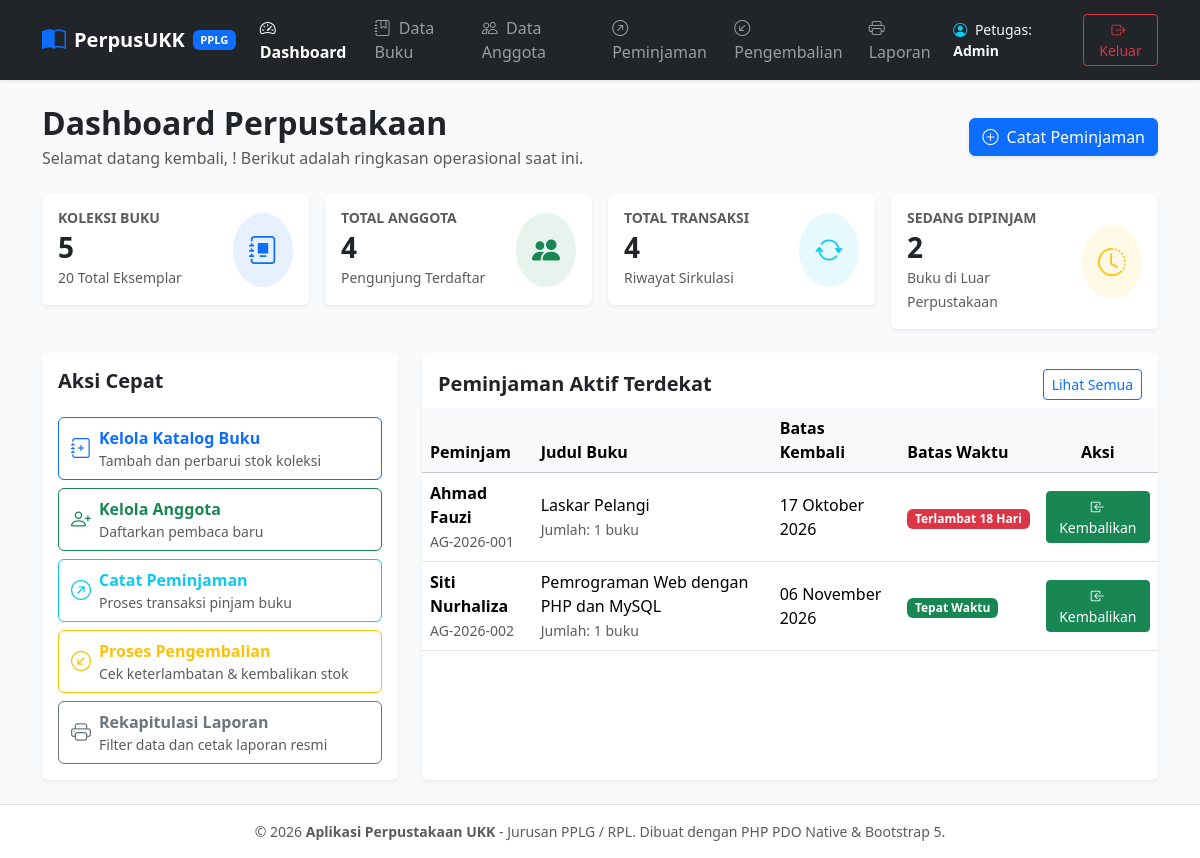
The page /perpus/versi-bootstrap/index.php (signed in) on the database its author committed.
### tables this page shows
CREATE TABLE `peminjaman` (
    `id_peminjaman` INT AUTO_INCREMENT PRIMARY KEY,
    `id_anggota` INT NOT NULL,
    `id_buku` INT NOT NULL,
    `tanggal_pinjam` DATE NOT NULL,
    `tanggal_rencana_kembali` DATE NOT NULL,
    `tanggal_kembali_aktual` DATE NULL DEFAULT NULL,
    `jumlah_pinjam` INT NOT NULL DEFAULT 1,
    `status` ENUM('Dipinjam', 'Dikembalikan') NOT NULL DEFAULT 'Dipinjam',
    `created_at` TIMESTAMP DEFAULT CURRENT_TIMESTAMP,
    KEY `idx_peminjaman_status` (`status`),
    KEY `idx_peminjaman_tgl_pinjam` (`tanggal_pinjam`),
    CONSTRAINT `fk_peminjaman_anggota` 
        FOREIGN KEY (`id_anggota`) REFERENCES `anggota` (`id_anggota`) 
        ON DELETE RESTRICT ON UPDATE CASCADE,
    CONSTRAINT `fk_peminjaman_buku` 
        FOREIGN KEY (`id_buku`) REFERENCES `buku` (`id_buku`) 
        ON DELETE RESTRICT ON UPDATE CASCADE
);

CREATE TABLE `anggota` (
    `id_anggota` INT AUTO_INCREMENT PRIMARY KEY,
    `nomor_anggota` VARCHAR(20) NOT NULL UNIQUE,
    `nama_lengkap` VARCHAR(100) NOT NULL,
    `jenis_kelamin` ENUM('Laki-laki', 'Perempuan') NOT NULL,
    `alamat` TEXT NOT NULL,
    `no_telepon` VARCHAR(20) NOT NULL,
    `tanggal_pendaftaran` DATE NOT NULL,
    `created_at` TIMESTAMP DEFAULT CURRENT_TIMESTAMP,
    KEY `idx_anggota_nama` (`nama_lengkap`)
);

CREATE TABLE `buku` (
    `id_buku` INT AUTO_INCREMENT PRIMARY KEY,
    `kode_buku` VARCHAR(20) NOT NULL UNIQUE,
    `judul_buku` VARCHAR(150) NOT NULL,
    `pengarang` VARCHAR(100) NOT NULL,
    `penerbit` VARCHAR(100) NOT NULL,
    `tahun_terbit` YEAR NOT NULL,
    `kategori` VARCHAR(50) NOT NULL,
    `stok` INT NOT NULL DEFAULT 0,
    `created_at` TIMESTAMP DEFAULT CURRENT_TIMESTAMP,
    KEY `idx_buku_judul` (`judul_buku`)
);

### perpus/versi-bootstrap/config/database.php (called while the page is built, shortened)
<?php
function escape($data) {
    return htmlspecialchars((string)$data, ENT_QUOTES, 'UTF-8');
}
function format_tanggal($tanggal) {
    $bulanIndo = [
        1 => 'Januari', 'Februari', 'Maret', 'April', 'Mei', 'Juni',
        'Juli', 'Agustus', 'September', 'Oktober', 'November', 'Desember'
    ];
    $timestamp = strtotime($tanggal);
    $hari  = date('d', $timestamp);
    $bulan = $bulanIndo[(int)date('m', $timestamp)];
    $tahun = date('Y', $timestamp);
    return "{$hari} {$bulan} {$tahun}";
}
function hitung_keterlambatan($tglRencana, $tglAktual = null) {
    $targetRencana = new DateTime($tglRencana);
    $targetSelesai = !empty($tglAktual) ? new DateTime($tglAktual) : new DateTime(date('Y-m-d'));
    $targetRencana->setTime(0, 0, 0);
    $targetSelesai->setTime(0, 0, 0);
    if ($targetSelesai > $targetRencana) {
        $interval = $targetRencana->diff($targetSelesai);
        $hariTerlambat = (int)$interval->format('%a');
        return [
            'terlambat'   => true,
            'hari'        => $hariTerlambat,
            'status_teks' => "Terlambat {$hariTerlambat} Hari",
            'badge_class' => 'danger'
        ];
    } else {
        return [
            'terlambat'   => false,
            'hari'        => 0,
            'status_teks' => 'Tepat Waktu',
            'badge_class' => 'success'
        ];
    }
}

### perpus/versi-bootstrap/index.php (the view, shortened to what this page needs)
<?php
require_once 'config/database.php';
$stmtBuku = $pdo->query("SELECT COUNT(*) AS total_judul, COALESCE(SUM(stok), 0) AS total_stok FROM buku");
$statBuku = $stmtBuku->fetch();
$stmtAnggota = $pdo->query("SELECT COUNT(*) AS total_anggota FROM anggota");
$statAnggota = $stmtAnggota->fetch();
$stmtTransaksi = $pdo->query("SELECT COUNT(*) AS total_transaksi FROM peminjaman");
$statTransaksi = $stmtTransaksi->fetch();
$stmtDipinjam = $pdo->query("SELECT COALESCE(SUM(jumlah_pinjam), 0) AS total_dipinjam FROM peminjaman WHERE status = 'Dipinjam'");
$statDipinjam = $stmtDipinjam->fetch();
$queryAktif = "
    SELECT p.*, a.nama_lengkap AS nama_anggota, a.nomor_anggota, b.judul_buku, b.kode_buku
    FROM peminjaman p
    JOIN anggota a ON p.id_anggota = a.id_anggota
    JOIN buku b ON p.id_buku = b.id_buku
    WHERE p.status = 'Dipinjam'
    ORDER BY p.tanggal_rencana_kembali ASC
    LIMIT 5
";
$stmtAktif = $pdo->query($queryAktif);
$peminjamanAktif = $stmtAktif->fetchAll();
include 'includes/header.php';
?>
<div class="d-flex justify-content-between align-items-center mb-4 flex-wrap gap-2">
    <div>
        <h2 class="fw-bold text-dark mb-1">Dashboard Perpustakaan</h2>
        <p class="text-muted mb-0">Selamat datang kembali, <strong><?= escape($_SESSION['nama_lengkap']) ?></strong>! Berikut adalah ringkasan operasional saat ini.</p>
    </div>
    <div>
        <a href="peminjaman.php" class="btn btn-primary shadow-sm">
            <i class="bi bi-plus-circle me-1"></i> Catat Peminjaman
        </a>
    </div>
</div>
<div class="row g-3 mb-4">
    <div class="col-sm-6 col-xl-3">
        <div class="card shadow-sm border-0 stat-card" style="border-left-color: #0d6efd !important;">
            <div class="card-body p-3 d-flex align-items-center justify-content-between">
                <div>
                    <h6 class="text-muted text-uppercase fw-semibold small mb-1">Koleksi Buku</h6>
                    <h3 class="fw-bold mb-0 text-dark"><?= number_format($statBuku['total_judul']) ?></h3>
                    <small class="text-muted"><?= number_format($statBuku['total_stok']) ?> Total Eksemplar</small>
                </div>
                <div class="bg-primary bg-opacity-10 text-primary p-3 rounded-circle">
                    <i class="bi bi-journal-album fs-3"></i>
                </div>
            </div>
        </div>
    </div>
    <div class="col-sm-6 col-xl-3">
        <div class="card shadow-sm border-0 stat-card" style="border-left-color: #198754 !important;">
            <div class="card-body p-3 d-flex align-items-center justify-content-between">
                <div>
                    <h6 class="text-muted text-uppercase fw-semibold small mb-1">Total Anggota</h6>
                    <h3 class="fw-bold mb-0 text-dark"><?= number_format($statAnggota['total_anggota']) ?></h3>
                    <small class="text-muted">Pengunjung Terdaftar</small>
                </div>
                <div class="bg-success bg-opacity-10 text-success p-3 rounded-circle">
                    <i class="bi bi-people-fill fs-3"></i>
                </div>
            </div>
        </div>
    </div>
    <div class="col-sm-6 col-xl-3">
        <div class="card shadow-sm border-0 stat-card" style="border-left-color: #0dcaf0 !important;">
            <div class="card-body p-3 d-flex align-items-center justify-content-between">
                <div>
                    <h6 class="text-muted text-uppercase fw-semibold small mb-1">Total Transaksi</h6>
                    <h3 class="fw-bold mb-0 text-dark"><?= number_format($statTransaksi['total_transaksi']) ?></h3>
                    <small class="text-muted">Riwayat Sirkulasi</small>
                </div>
                <div class="bg-info bg-opacity-10 text-info p-3 rounded-circle">
                    <i class="bi bi-arrow-repeat fs-3"></i>
                </div>
            </div>
        </div>
    </div>
    <div class="col-sm-6 col-xl-3">
        <div class="card shadow-sm border-0 stat-card" style="border-left-color: #ffc107 !important;">
            <div class="card-body p-3 d-flex align-items-center justify-content-between">
                <div>
                    <h6 class="text-muted text-uppercase fw-semibold small mb-1">Sedang Dipinjam</h6>
                    <h3 class="fw-bold mb-0 text-dark"><?= number_format($statDipinjam['total_dipinjam']) ?></h3>
                    <small class="text-muted">Buku di Luar Perpustakaan</small>
                </div>
                <div class="bg-warning bg-opacity-10 text-warning p-3 rounded-circle">
                    <i class="bi bi-clock-history fs-3"></i>
                </div>
            </div>
        </div>
    </div>
</div>
<div class="row g-4">
    <div class="col-lg-4">
        <div class="card shadow-sm border-0 h-100">
            <div class="card-header bg-white border-0 pt-3">
                <h5 class="fw-bold mb-0 text-dark">Aksi Cepat</h5>
            </div>
            <div class="card-body d-flex flex-column gap-2">
                <a href="buku.php" class="btn btn-outline-primary text-start d-flex align-items-center gap-2 py-2">
                    <i class="bi bi-journal-plus fs-5"></i>
                    <div>
                        <div class="fw-semibold">Kelola Katalog Buku</div>
                        <small class="text-muted d-block">Tambah dan perbarui stok koleksi</small>
                    </div>
                </a>
                <a href="anggota.php" class="btn btn-outline-success text-start d-flex align-items-center gap-2 py-2">
                    <i class="bi bi-person-plus fs-5"></i>
                    <div>
                        <div class="fw-semibold">Kelola Anggota</div>
                        <small class="text-muted d-block">Daftarkan pembaca baru</small>
                    </div>
                </a>
                <a href="peminjaman.php" class="btn btn-outline-info text-start d-flex align-items-center gap-2 py-2">
                    <i class="bi bi-arrow-up-right-circle fs-5"></i>
                    <div>
                        <div class="fw-semibold">Catat Peminjaman</div>
                        <small class="text-muted d-block">Proses transaksi pinjam buku</small>
                    </div>
                </a>
                <a href="pengembalian.php" class="btn btn-outline-warning text-start d-flex align-items-center gap-2 py-2">
                    <i class="bi bi-arrow-down-left-circle fs-5"></i>
                    <div>
                        <div class="fw-semibold">Proses Pengembalian</div>
                        <small class="text-muted d-block">Cek keterlambatan & kembalikan stok</small>
                    </div>
                </a>
                <a href="laporan.php" class="btn btn-outline-secondary text-start d-flex align-items-center gap-2 py-2">
                    <i class="bi bi-printer fs-5"></i>
                    <div>
                        <div class="fw-semibold">Rekapitulasi Laporan</div>
                        <small class="text-muted d-block">Filter data dan cetak laporan resmi</small>
                    </div>
                </a>
            </div>
        </div>
    </div>
    <div class="col-lg-8">
        <div class="card shadow-sm border-0 h-100">
            <div class="card-header bg-white border-0 pt-3 d-flex justify-content-between align-items-center">
                <h5 class="fw-bold mb-0 text-dark">Peminjaman Aktif Terdekat</h5>
                <a href="pengembalian.php" class="btn btn-sm btn-outline-primary">Lihat Semua</a>
            </div>
            <div class="card-body p-0">
                <div class="table-responsive">
                    <table class="table table-hover align-middle mb-0">
                        <thead class="table-light">
                            <tr>
                                <th>Peminjam</th>
                                <th>Judul Buku</th>
                                <th>Batas Kembali</th>
                                <th>Batas Waktu</th>
                                <th class="text-center">Aksi</th>
                            </tr>
                        </thead>
                        <tbody>
                            <?php if (empty($peminjamanAktif)): ?>
                                <tr>
                                    <td colspan="5" class="text-center py-4 text-muted">
                                        Saat ini tidak ada transaksi buku yang sedang dipinjam.
                                    </td>
                                </tr>
                            <?php else: ?>
                                <?php foreach ($peminjamanAktif as $item): ?>
                                    <?php
                                        $infoKeterlambatan = hitung_keterlambatan($item['tanggal_rencana_kembali']);
                                    ?>
                                    <tr>
                                        <td>
                                            <div class="fw-semibold"><?= escape($item['nama_anggota']) ?></div>
                                            <small class="text-muted"><?= escape($item['nomor_anggota']) ?></small>
                                        </td>
                                        <td>
                                            <div><?= escape($item['judul_buku']) ?></div>
                                            <small class="text-muted">Jumlah: <?= (int)$item['jumlah_pinjam'] ?> buku</small>
                                        </td>
                                        <td><?= format_tanggal($item['tanggal_rencana_kembali']) ?></td>
                                        <td>
                                            <span class="badge bg-<?= $infoKeterlambatan['badge_class'] ?>">
                                                <?= $infoKeterlambatan['status_teks'] ?>
                                            </span>
                                        </td>
                                        <td class="text-center">
                                            <a href="pengembalian.php" class="btn btn-sm btn-success">
                                                <i class="bi bi-box-arrow-in-left"></i> Kembalikan
                                            </a>
                                        </td>
                                    </tr>
                                <?php endforeach; ?>
                            <?php endif; ?>
                        </tbody>
                    </table>
                </div>
            </div>
        </div>
    </div>
</div>
<?php include 'includes/footer.php'; ?>

### perpus/versi-bootstrap/includes/header.php (style rules this page uses)
body { background-color: #f8fafc; min-height: 100vh; display: flex; flex-direction: column; }
.stat-card { border-left: 4px solid var(--bs-primary); transition: transform 0.2s; }

### rows shown on the page
peminjaman: id_anggota.nama_lengkap "Ahmad Fauzi", id_anggota.nomor_anggota "AG-2026-001", id_buku.judul_buku "Laskar Pelangi", jumlah_pinjam "1", tanggal_rencana_kembali "17 Oktober 2026", tanggal_rencana_kembali "Terlambat 18 Hari"
peminjaman: id_anggota.nama_lengkap "Siti Nurhaliza", id_anggota.nomor_anggota "AG-2026-002", id_buku.judul_buku "Pemrograman Web dengan PHP dan MySQL", jumlah_pinjam "1", tanggal_rencana_kembali "06 November 2026", tanggal_rencana_kembali "Tepat Waktu"

### other values the page prints
$_SESSION['nama_lengkap'] "Admin"
$statBuku['total_judul'] "5"
$statBuku['total_stok'] "20"
$statAnggota['total_anggota'] "4"
$statTransaksi['total_transaksi'] "4"
$statDipinjam['total_dipinjam'] "2"
